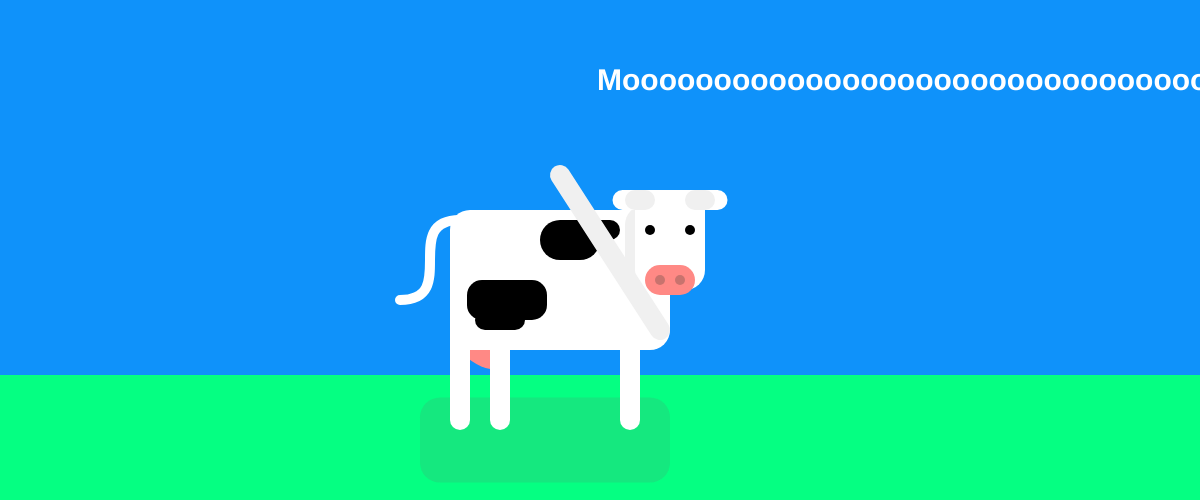
Frame 1 (no input)
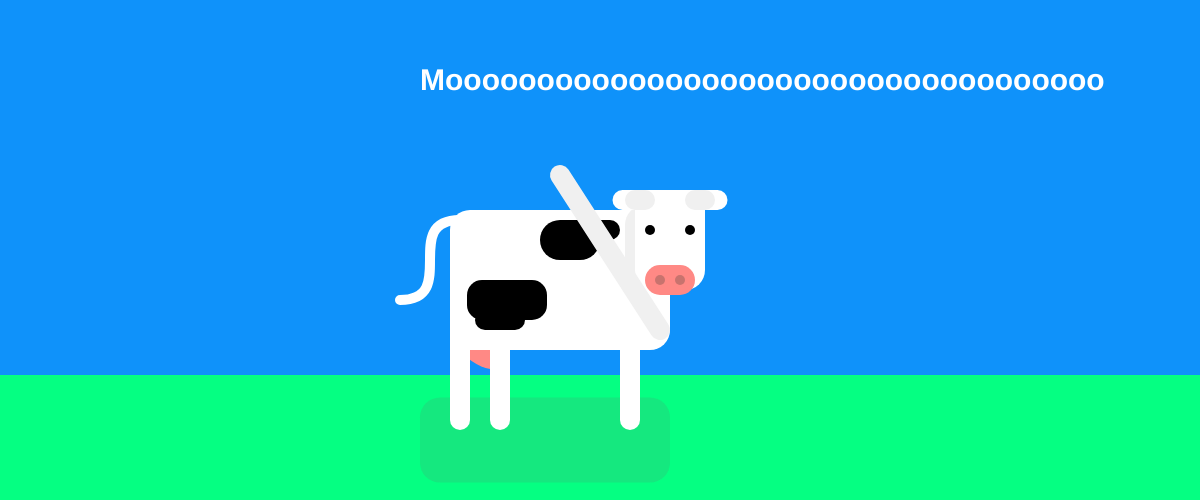
Frame 60 (no input)
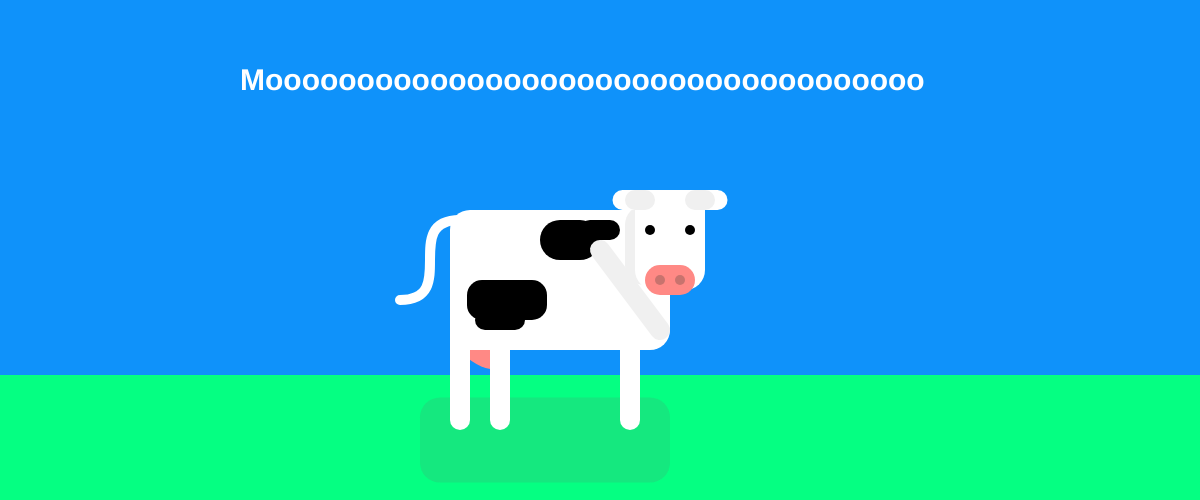
Frame 120 (the mouse pressed at the canvas centre since frame 60)

The p5.js sketch that drew these frames (run headless with seeded random() and noise() and a simulated clock; from frame 60 on, the mouse is pressed at the canvas centre):

// p5.js sketch
// ── sketch.js
var callx = 600;

function setup() {
  createCanvas(1200,500);
  rectMode(CENTER);
  ellipseMode(CENTER);
  noStroke();
}
function cow(){
  //udder
  fill(255,137,133);
  arc(500, 320, 100, 100, HALF_PI, PI);
  //shadow
  fill(110,40);
  rect(545, 440, 250, 85, 20);
  //leg 2-4
  fill(255);
  rect(500, 340, 20, 180, 15);
  rect(460, 340, 20, 180, 15);
  fill(255);
  rect(630, 340, 20, 180, 15);
  //body
  fill(255);
  rect(560, 280, 220, 140, 20);
  fill(0);
  rect(500,320,50,20,20);
  rect(507,300,80,40,15);
  rect(570,240,60,40,40);
  rect(600,230,40,20,90);
  //tail
  push();
  stroke(255);
  strokeWeight(10);
  noFill();
  beginShape();
  vertex(460, 220);
  bezierVertex(400, 220, 460, 300, 400, 300);
  endShape();
  pop();
  //headshadow
  fill(240);
  rect(660, 245, 70, 80, 20);
  //head
  fill(255);
  rect(670,240,70,100,20);
  fill(0);
  rect(650,230,10,10,20);
  rect(690,230,10,10,20);
  //ears
  fill(255);
  rect(640,200,55,20,20);
  rect(700,200,55,20,20);
  fill(240);
  rect(640,200,30,20,20);
  rect(700,200,30,20,20);
  //nose
  fill(255,137,133);
  rect(670,280,50,30,20);
  fill(200,115,110);
  rect(660,280,10,10,20);
  rect(680,280,10,10,20);
}

function sky(){
  fill(15,146,250);
  rect(width/2,height/4,width,500);
}

function cloud(){
  fill(240);
  var cpos = 0;
  var cpos2 = 0;
  cpos += 1;
  rect(cpos, cpos2, 100, 50, 15);
  fill(255);
  rect(630, 340, 20, 180, 15);
}

//draw a vehicle and play
function draw() {
  background(5,255,130);
  sky();
  //cloud();
  cow();
  //leg movement restrictions / control
  push();
  posX = mouseX;
  posY = mouseY;
  if(posX > 780){
    posX = 770;
  } else if (posX < 550) {
    posX = 560;
  }
  if(posY > 420){
    posY = 420;
  } else if (posY < 175) {
    posY = 175;
  }
  stroke(240);
  strokeWeight(20);
  line(660, 330, posX, posY);
  pop();
  //Moooooooooooooooooooooooooooooooooooo
  fill(255);
  strokeWeight(20);
  textSize(30);
  textStyle(BOLD);
  for (var i = 0; i < 3; i++) {
    callx = callx - i;
  }
  if (callx <= -800) {
    callx = 1200;
  }
  text('Moooooooooooooooooooooooooooooooooooo', callx, 90);
  print(callx);
}
